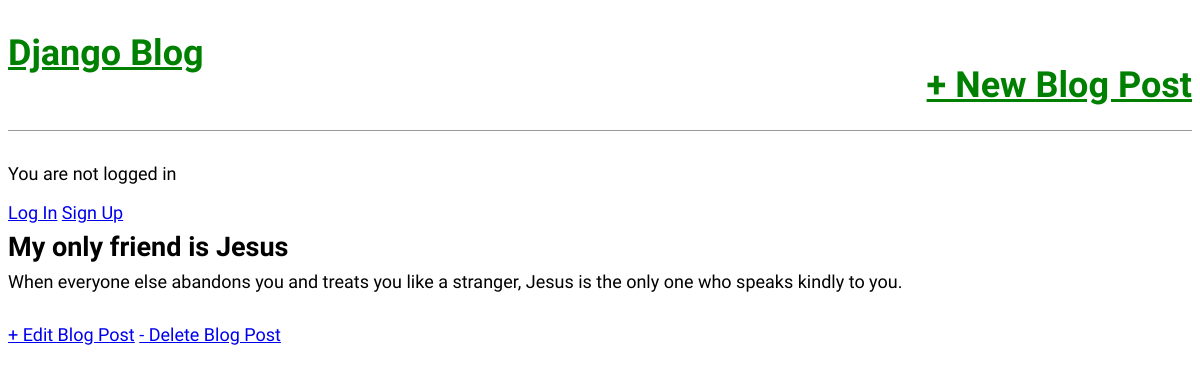
Before: /post/3/ with the older database file.
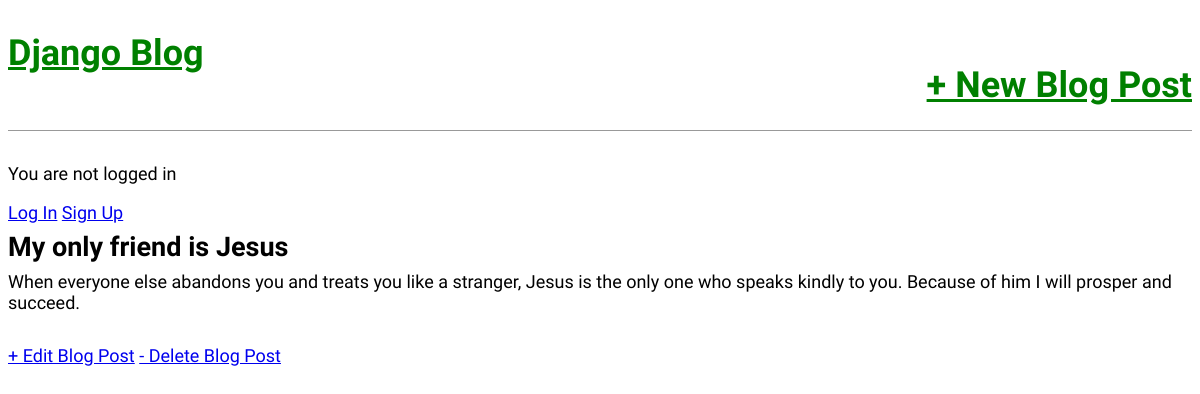
After: the same page with the newer database file.
### blog/models.py (models this page shows, shortened)
class Post(models.Model):
    title = models.CharField(max_length=200)
    author = models.ForeignKey(
        "auth.User", on_delete=models.CASCADE
    )  # will create a many-to-one relationship
    body = models.TextField()

### blog/views.py (the view)
# urls.py: path("post/<int:pk>/", BlogDetailView.as_view(), name="post_detail"),
class BlogDetailView(DetailView):
    model = Post
    template_name = "post_detail.html"

### templates/post_detail.html
{% extends "base.html" %}
{% block content %}
<div class = "post-entry">
    <h2>{{ post.title }}</h2>
    <p>{{ post.body }}</p>
</div>
<a href="{% url 'post_edit' post.pk %}">+ Edit Blog Post</a>
<a href="{% url 'post_delete' post.pk %}">- Delete Blog Post</a>
{% endblock content %}

Changed rows visible on the page:
changed Post "My only friend is Jesus": body "When everyone else abandons you and treats you like a stranger, Jesus is the only one who speaks kindly to you." → "When everyone else abandons you and treats you like a stranger, Jesus is the only one who speaks kindly to you. Because of him I will prosper and succeed."
